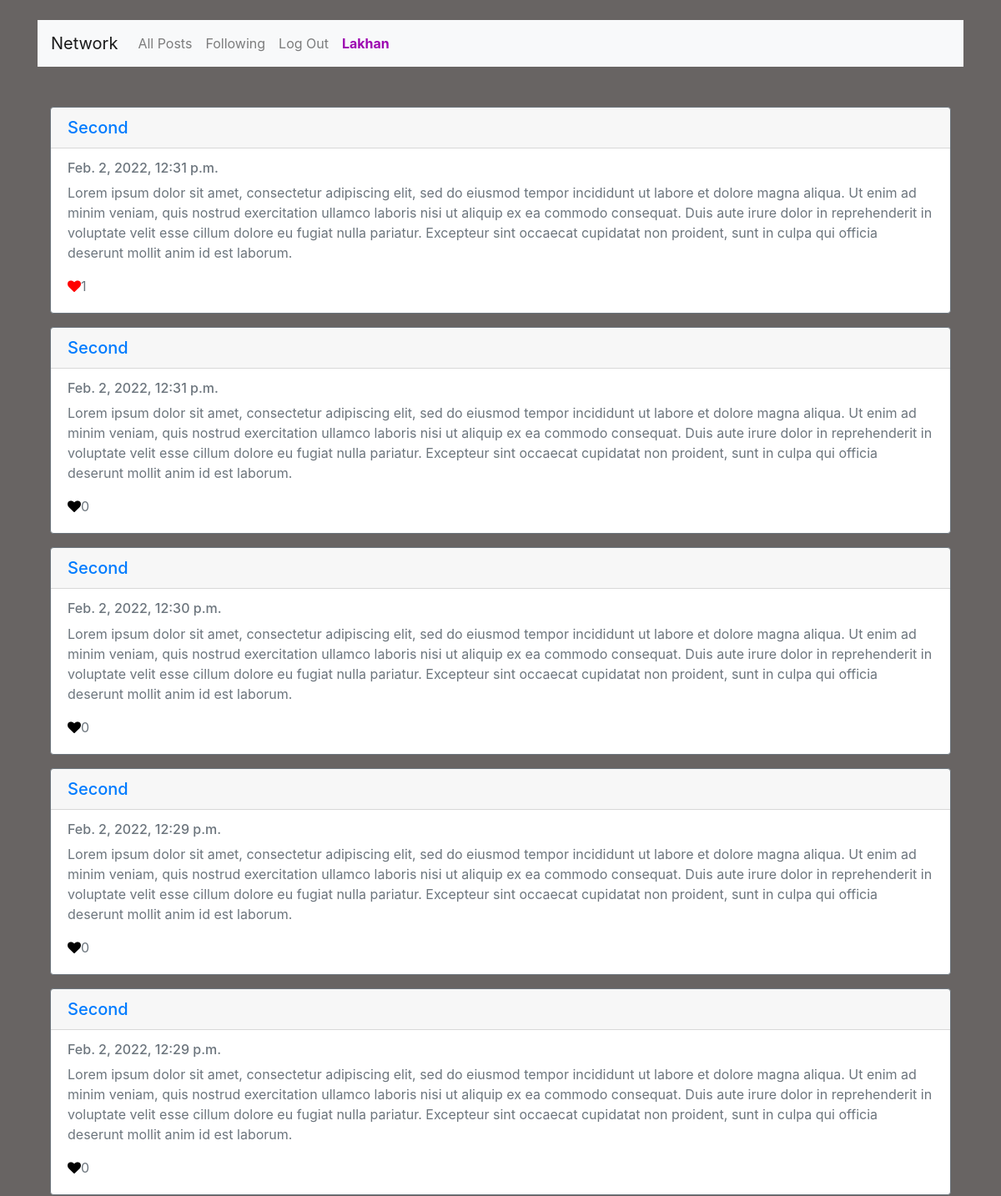
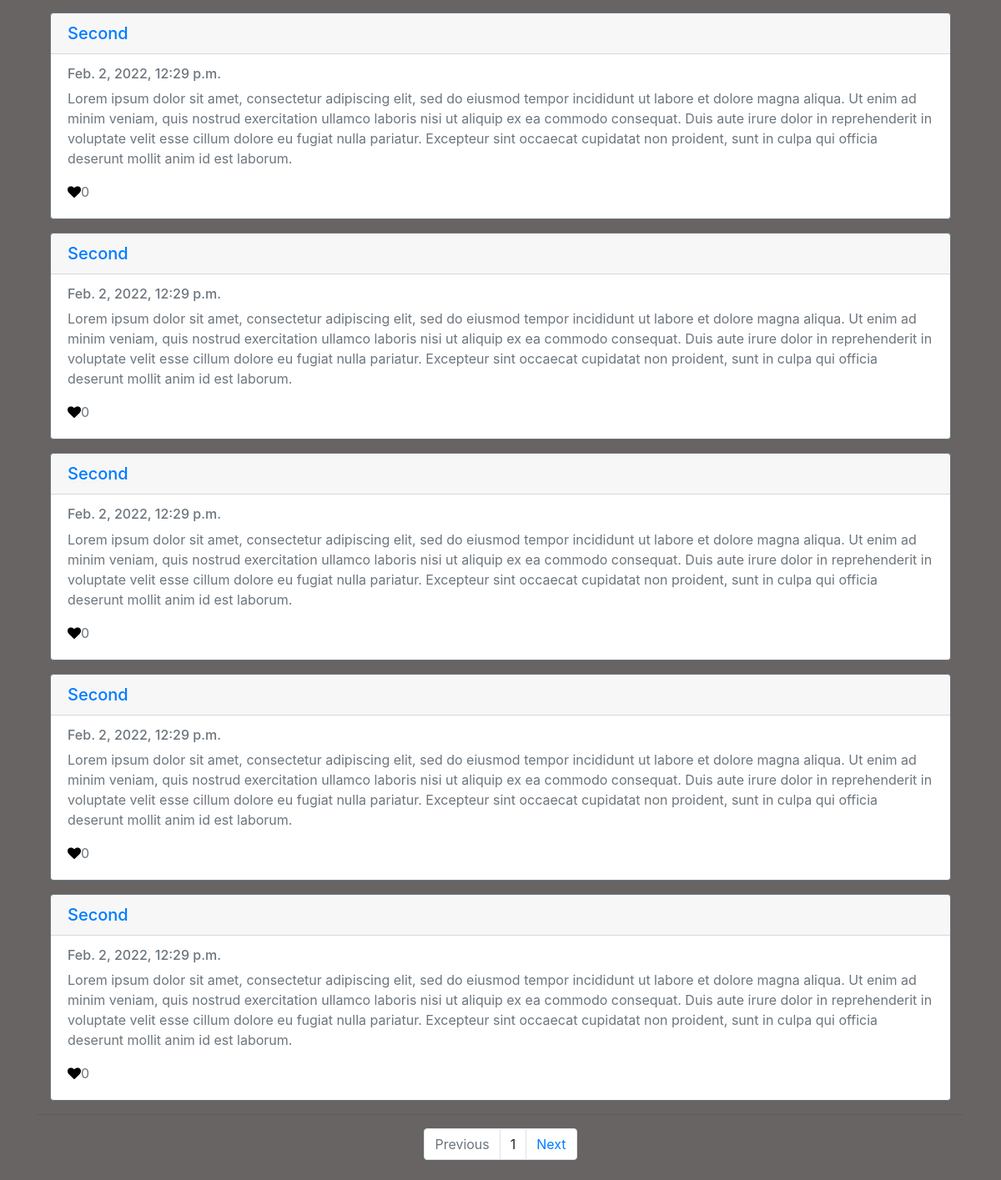
/following/Lakhan (signed in), run on the app's committed database (2 pictures, top to bottom).
### network/models.py (models this page shows, shortened)
class User(AbstractUser):
    pass

class Posts(models.Model):
    content = models.CharField(max_length=255)
    user = models.ForeignKey(User, on_delete=models.CASCADE, related_name='author')
    date = models.DateTimeField(auto_now_add=True)
    liked = models.ManyToManyField(User, default=None, blank=True, related_name='post_likes')

### network/views.py (the view)
# urls.py: path("following/<str:username>", views.following_users, name='following'),
@login_required(login_url="/login")
def following_users(request, username):
    if request.method == 'GET':
        loggeduser = get_object_or_404(User, username=username)
        follows = profile.objects.filter(follower=loggeduser)
        posts = Posts.objects.all().order_by('id').reverse()
        postlist = []
        for post in posts:
            for follower in follows:
                if follower.target == post.user:
                    postlist.append(post)
        if not follows:
            return render(request, 'network/following.html', {'message': "You don't follow anybody."})
        paginator = Paginator(postlist, 10)
        page_no = request.GET.get("page")
        page_object = paginator.get_page(page_no)
        return render(request, 'network/following.html', {'page_obj':page_object})

### network/templates/network/following.html (shortened to what this page needs)
{% extends "network/layout.html" %}
{% load static %}
{% block body %}
<div class="container">
<br><br>
{% for post in page_obj %}
<div class="card border-secondary mb-3 post-object{{post.id}}">
    <h5 class="card-header"><a href="{% url 'profile' username=post.user %}">{{post.user|title}}</a></h5>
    <div class="card-body text-secondary">
      <h6 class="card-subtitle mb-2 text-muted">{{post.date}}</h6>
      <p class="card-text post-object-content{{post.id}}">{{post.content}}</p>
        {% if user.is_authenticated %}
        {% if request.user in post.liked.all %}
        <a href="{% url 'likepost' postid=post.id %}"><i class="fa fa-heart" id="heart{{post.id}}" style="color:red;"></i></a><span id="liked{{post.id}}">{{post.liked.all.count}}</span>
        {% else %}
        <a href="{% url 'likepost' postid=post.id %}"><i class="fa fa-heart" id="heart{{post.id}}" style="color:black;"></i></a><span id="liked{{post.id}}">{{post.liked.all.count}}</span>
        {% endif %}
        {% else %}
            <p class="total-likes">Likes: {{post.liked.all.count}}</p>
        {% endif %}
    </div>
</div>
{% endfor %}
</div>
<hr>
{% if not message %}
<div class="container">
    <ul class="pagination justify-content-center">
        {% if page_obj.has_previous %}
            <li class="page-item"><a href="?page={{ page_obj.previous_page_number }}" class="page-link">Previous</a></li>
        {% else %}
        <li class="page-item disabled"><a class="page-link">Previous</a></li>
        {% endif %}
        {% if page_obj.number %}
        <li class="page-item"><a class="page-link">{{ page_obj.number }}</a></li>
        {% else %}
        <li class="page-item"><a class="page-link">0</a></li>
        {% endif %}
        {% if page_obj.has_next %}
        <li class="page-item"><a href="?page={{ page_obj.next_page_number }}" class="page-link">Next</a></li>
        {% else %}
        <li class="page-item disabled"><a class="page-link">Next</a></li>
        {% endif %}
    </ul>
</div>
{% endif %}
{% endblock %}

### network/templates/network/layout.html (shortened to what this page needs)
{% load static %}
<!DOCTYPE html>
<html lang="en">
    <head>
        <link rel="stylesheet" href="https://stackpath.bootstrapcdn.com/bootstrap/4.4.1/css/bootstrap.min.css">
        <link href="{% static 'network/styles.css' %}" rel="stylesheet">
        <link rel="stylesheet" href="https://cdnjs.cloudflare.com/ajax/libs/font-awesome/4.7.0/css/font-awesome.min.css">
    </head>
    <body class="container">
        <nav class="navbar navbar-expand-lg navbar-light bg-light">
            <a class="navbar-brand" href="{% url 'index'%}">Network</a>
            <div>
              <ul class="navbar-nav mr-auto">
                <li class="nav-item">
                  <a class="nav-link" href="{% url 'allposts' %}">All Posts</a>
                </li>
                {% if user.is_authenticated %}
                    <li class="nav-item">
                        <a class="nav-link" href="{% url 'following' username=user.username  %}">Following</a>
                    </li>
                    <li class="nav-item">
                        <a class="nav-link" href="{% url 'logout' %}">Log Out</a>
                    </li>
                {% endif %}
                {% if user.is_authenticated %}
                <li id="username">
                    <a class="nav-link" href="#" style="color:rgb(157, 7, 177);"><strong>{{ user.username }}</strong></a>
                </li>
                {% endif %}
              </ul>
            </div>
          </nav>
        <div class="body">
            {% block body %}
            {% endblock %}
        </div>
    </body>
</html>

### network/static/network/styles.css (style rules this page uses)
body { margin: 2%; background-color: rgb(104, 100, 99); }
#username { float: right; }

### data on the page
User: username "Lakhan"
Posts: user "Second", date "Feb. 2, 2022, 12:31 p.m.", content "Lorem ipsum dolor sit amet, consectetur adipiscing elit, sed do eiusmod tempor incididunt ut labore et dolore magna aliqua. Ut enim ad minim veniam, quis nostrud exercitation ullamco laboris nisi ut aliquip ex ea commodo consequat. Duis aute irure dolor in reprehenderit in voluptate velit esse cillum dolore eu fugiat nulla pariatur. Excepteur sint occaecat cupidatat non proident, sunt in culpa qui officia deserunt mollit anim id est laborum.", liked.all.count "1"
Posts: user "Second", date "Feb. 2, 2022, 12:31 p.m.", content "Lorem ipsum dolor sit amet, consectetur adipiscing elit, sed do eiusmod tempor incididunt ut labore et dolore magna aliqua. Ut enim ad minim veniam, quis nostrud exercitation ullamco laboris nisi ut aliquip ex ea commodo consequat. Duis aute irure dolor in reprehenderit in voluptate velit esse cillum dolore eu fugiat nulla pariatur. Excepteur sint occaecat cupidatat non proident, sunt in culpa qui officia deserunt mollit anim id est laborum.", liked.all.count "0"
Posts: user "Second", date "Feb. 2, 2022, 12:30 p.m.", content "Lorem ipsum dolor sit amet, consectetur adipiscing elit, sed do eiusmod tempor incididunt ut labore et dolore magna aliqua. Ut enim ad minim veniam, quis nostrud exercitation ullamco laboris nisi ut aliquip ex ea commodo consequat. Duis aute irure dolor in reprehenderit in voluptate velit esse cillum dolore eu fugiat nulla pariatur. Excepteur sint occaecat cupidatat non proident, sunt in culpa qui officia deserunt mollit anim id est laborum.", liked.all.count "0"
Posts: user "Second", date "Feb. 2, 2022, 12:29 p.m.", content "Lorem ipsum dolor sit amet, consectetur adipiscing elit, sed do eiusmod tempor incididunt ut labore et dolore magna aliqua. Ut enim ad minim veniam, quis nostrud exercitation ullamco laboris nisi ut aliquip ex ea commodo consequat. Duis aute irure dolor in reprehenderit in voluptate velit esse cillum dolore eu fugiat nulla pariatur. Excepteur sint occaecat cupidatat non proident, sunt in culpa qui officia deserunt mollit anim id est laborum.", liked.all.count "0"
Posts: user "Second", date "Feb. 2, 2022, 12:29 p.m.", content "Lorem ipsum dolor sit amet, consectetur adipiscing elit, sed do eiusmod tempor incididunt ut labore et dolore magna aliqua. Ut enim ad minim veniam, quis nostrud exercitation ullamco laboris nisi ut aliquip ex ea commodo consequat. Duis aute irure dolor in reprehenderit in voluptate velit esse cillum dolore eu fugiat nulla pariatur. Excepteur sint occaecat cupidatat non proident, sunt in culpa qui officia deserunt mollit anim id est laborum.", liked.all.count "0"
Posts: user "Second", date "Feb. 2, 2022, 12:29 p.m.", content "Lorem ipsum dolor sit amet, consectetur adipiscing elit, sed do eiusmod tempor incididunt ut labore et dolore magna aliqua. Ut enim ad minim veniam, quis nostrud exercitation ullamco laboris nisi ut aliquip ex ea commodo consequat. Duis aute irure dolor in reprehenderit in voluptate velit esse cillum dolore eu fugiat nulla pariatur. Excepteur sint occaecat cupidatat non proident, sunt in culpa qui officia deserunt mollit anim id est laborum.", liked.all.count "0"
Posts: user "Second", date "Feb. 2, 2022, 12:29 p.m.", content "Lorem ipsum dolor sit amet, consectetur adipiscing elit, sed do eiusmod tempor incididunt ut labore et dolore magna aliqua. Ut enim ad minim veniam, quis nostrud exercitation ullamco laboris nisi ut aliquip ex ea commodo consequat. Duis aute irure dolor in reprehenderit in voluptate velit esse cillum dolore eu fugiat nulla pariatur. Excepteur sint occaecat cupidatat non proident, sunt in culpa qui officia deserunt mollit anim id est laborum.", liked.all.count "0"
Posts: user "Second", date "Feb. 2, 2022, 12:29 p.m.", content "Lorem ipsum dolor sit amet, consectetur adipiscing elit, sed do eiusmod tempor incididunt ut labore et dolore magna aliqua. Ut enim ad minim veniam, quis nostrud exercitation ullamco laboris nisi ut aliquip ex ea commodo consequat. Duis aute irure dolor in reprehenderit in voluptate velit esse cillum dolore eu fugiat nulla pariatur. Excepteur sint occaecat cupidatat non proident, sunt in culpa qui officia deserunt mollit anim id est laborum.", liked.all.count "0"
Posts: user "Second", date "Feb. 2, 2022, 12:29 p.m.", content "Lorem ipsum dolor sit amet, consectetur adipiscing elit, sed do eiusmod tempor incididunt ut labore et dolore magna aliqua. Ut enim ad minim veniam, quis nostrud exercitation ullamco laboris nisi ut aliquip ex ea commodo consequat. Duis aute irure dolor in reprehenderit in voluptate velit esse cillum dolore eu fugiat nulla pariatur. Excepteur sint occaecat cupidatat non proident, sunt in culpa qui officia deserunt mollit anim id est laborum.", liked.all.count "0"
Posts: user "Second", date "Feb. 2, 2022, 12:29 p.m.", content "Lorem ipsum dolor sit amet, consectetur adipiscing elit, sed do eiusmod tempor incididunt ut labore et dolore magna aliqua. Ut enim ad minim veniam, quis nostrud exercitation ullamco laboris nisi ut aliquip ex ea commodo consequat. Duis aute irure dolor in reprehenderit in voluptate velit esse cillum dolore eu fugiat nulla pariatur. Excepteur sint occaecat cupidatat non proident, sunt in culpa qui officia deserunt mollit anim id est laborum.", liked.all.count "0"

### other printed values
{{ page_obj.number }} "1"
